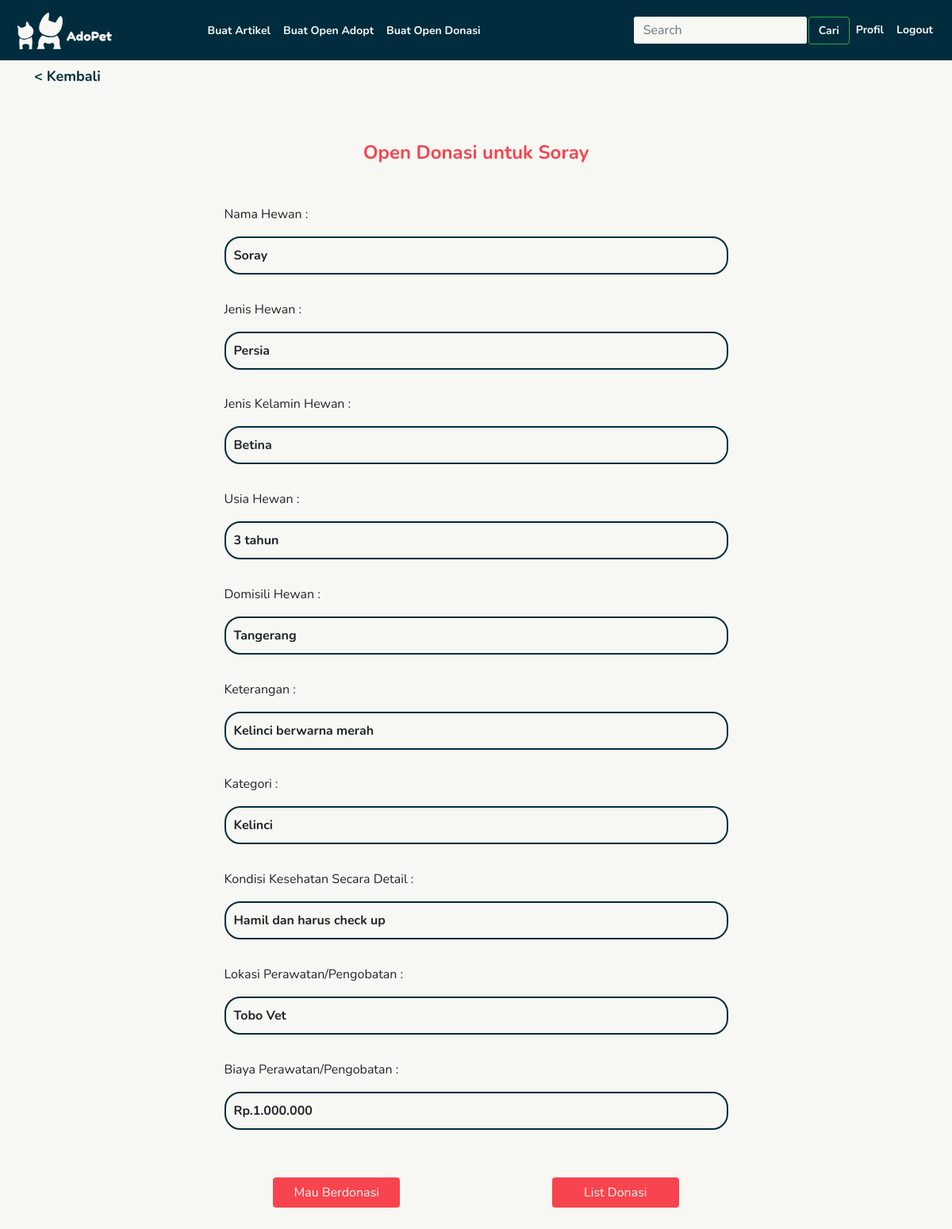
/user/detail-donasi/2/, run on the app's committed database.
### user/models.py (models this page shows)
class Donasi(models.Model):
    KATEGORI_HEWAN = [
        ("Kucing", "Kucing"),
        ("Anjing", "Anjing"),
        ("Kelinci", "Kelinci"),
        ("Burung", "Burung"),
        ("Ikan", "Ikan"),
        ("Hewan Pengerat", "Pengerat"),
        ("Unggas", "Unggas"),
        ("Reptil", "Reptil"),
        ("Lainnya", "Lainnya")
    ]
    JENIS_KELAMIN_HEWAN = [
        ("Jantan", "Jantan"),
        ("Betina", "Betina")
    ]
    nama_hewan = models.CharField(max_length = 50)
    jenis_hewan = models.CharField(max_length = 50)
    jenis_kelamin_hewan = models.CharField(max_length = 50, choices = JENIS_KELAMIN_HEWAN)
    usia_hewan = models.CharField(max_length = 50)
    domisili_hewan = models.CharField(max_length = 50)
    keterangan = models.CharField(max_length = 500, default = "")
    kategori = models.CharField(max_length = 50, choices = KATEGORI_HEWAN)
    kondisi_kesehatan = models.CharField(max_length = 500)
    lokasi_perawatan = models.CharField(max_length = 100)
    biaya_perawatan = models.CharField(max_length = 50, default = "")
    verifikasi = models.BooleanField(default = False)

### user/views.py (the view)
# urls.py: path('detail-donasi/<id>/', views.detail_donasi, name='detail_donasi'),
def detail_donasi(request, id):
    donasi = Donasi.objects.get(id = id)
    args = {'donasi' : donasi}
    return render(request, 'opendonasi/detail-open-donasi.html', args)

### templates/opendonasi/detail-open-donasi.html
{% extends 'navbar.html' %}
{% block content_block %}
{% load static %}
<head>
	<link rel="stylesheet" href="{% static 'css/openadopt.css' %}" type="text/CSS">
</head>
<a href="{% url 'user:beranda' %}" class="btn btn-kembali"> < Kembali</a>
<div class="container">
	<div class="row justify-content-md-center">
		<p class="judul-form">Open Donasi untuk {{donasi.nama_hewan}}</p><br>
	</div>
</div>
<div class="container">
    <div class="row justify-content-center">
        <div class="col-7">
            <p class="form-label">Nama Hewan :</p>
            <p class="jawaban">{{donasi.nama_hewan}}</p>
            <p class="form-label">Jenis Hewan :</p>
            <p class="jawaban">{{donasi.jenis_hewan}}</p>
            <p class="form-label">Jenis Kelamin Hewan :</p>
            <p class="jawaban">{{donasi.jenis_kelamin_hewan}}</p>
            <p class="form-label">Usia Hewan :</p>
            <p class="jawaban">{{donasi.usia_hewan}}</p>
            <p class="form-label">Domisili Hewan :</p>
            <p class="jawaban">{{donasi.domisili_hewan}}</p>
            <p class="form-label">Keterangan :</p>
            <p class="jawaban">{{donasi.keterangan}}</p>
            <p class="form-label">Kategori :</p>
            <p class="jawaban">{{donasi.kategori}}</p>
            <p class="form-label">Kondisi Kesehatan Secara Detail :</p>
            <p class="jawaban">{{donasi.kondisi_kesehatan}}</p>
            <p class="form-label">Lokasi Perawatan/Pengobatan :</p>
            <p class="jawaban">{{donasi.lokasi_perawatan}}</p>
            <p class="form-label">Biaya Perawatan/Pengobatan :</p>
            <p class="jawaban">{{donasi.biaya_perawatan}}</p>
        </div>
    </div>
    <div class="row justify-content-center unggah">
        <a type="button" class="btn btn-adopsi" style="margin-bottom: 10vh;" onclick="location.href='/user/detail-donasi/{{donasi.id}}/melakukan-donasi/'"> Mau Berdonasi </a>
        <a type="button" class="btn btn-adopsi" style="margin-bottom: 10vh;" onclick="location.href='/user/detail-donasi/{{donasi.id}}/list-donasi/'">List Donasi</a>
    </div>
</div>
{% endblock content_block %}

### static/css/style.css (style rules this page uses)
body { background-color: #F7F8F3 !important; font-family: Nunito !important; }
* { box-sizing: border-box; }
.form-label { margin-top: 5%; }
.unggah { margin-top: 4%; align-items: center !important; text-align: center !important; }
.judul-form { font-style: normal; font-weight: bold; font-size: 24px; color: #f7444e; margin-top: 5%; }
.btn-kembali { margin-left: 30px; font-family: Nunito; font-weight: 700 !important; font-size: 18px !important; align-items: center; color: #002c3e !important; }
.jawaban { font-weight: 700 !important; }
.btn-adopsi { width: 14% !important; background-color: #f7444e !important; color: #F7F8F3 !important; margin-left: 12vh; margin-right: 12vh; }

### static/css/openadopt.css (style rules this page uses)
.jawaban { border-radius: 20px; border: 2px solid #002c3e; padding: 10px; outline-offset: 3px; }
.form-label { font-size: 16px; }

### data on the page
Donasi: nama_hewan "Soray", jenis_hewan "Persia", jenis_kelamin_hewan "Betina", usia_hewan "3 tahun", domisili_hewan "Tangerang", keterangan "Kelinci berwarna merah", kategori "Kelinci", kondisi_kesehatan "Hamil dan harus check up", lokasi_perawatan "Tobo Vet", biaya_perawatan "Rp.1.000.000"
